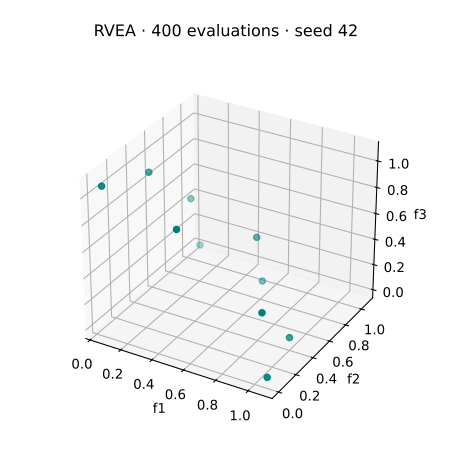

The Python source for this figure:
"""Verified VAMOS 1.0.1 lesson: rvea. See coverage-setup for dependencies."""


def execute_example(problem, algorithm, config, budget, seed=42, engine="numpy"):
    import numpy as np

    from vamos import OptimizationResult, optimize

    result = optimize(problem, algorithm=algorithm, algorithm_config=config, max_evaluations=budget, seed=seed, engine=engine)
    G = result.data.get("G")
    if getattr(problem, "n_constraints", 0) and G is None:
        raise ValueError("Declared constraints are missing from the returned result.")
    feasible_rows = np.arange(len(result.F)) if G is None else np.flatnonzero(np.all(G <= 0, axis=1))
    if len(feasible_rows):
        feasible = OptimizationResult({"X": result.X[feasible_rows], "F": result.F[feasible_rows]})
        front, local = feasible.front(return_indices=True)
        front_rows = feasible_rows[local]
    else:
        front, front_rows = np.empty((0, problem.n_obj)), np.empty(0, dtype=int)
    print(f"Algorithm: {algorithm}; encoding: {problem.encoding}; backend: {engine}; seed: {seed}")
    print(f"Returned X: {result.X.shape}; F: {result.F.shape}; result mode: population")
    print(f"Feasible rows: {len(feasible_rows)}/{len(result.F)}; feasible non-dominated rows: {len(front)}")
    print(f"Evaluations: {result.data['evaluations']}")
    return {
        "problem": problem,
        "algorithm": algorithm,
        "config": config,
        "result": result,
        "feasible_rows": feasible_rows,
        "front": front,
        "front_rows": front_rows,
    }


def run_rvea(budget=400):
    from math import comb

    from vamos.algorithms import RVEAConfig
    from vamos.problems import DTLZ2

    problem = DTLZ2(n_var=12, n_obj=3)
    partitions = 3
    population = comb(partitions + problem.n_obj - 1, problem.n_obj - 1)
    config = (
        RVEAConfig.builder()
        .pop_size(population)
        .n_partitions(partitions)
        .alpha(2.0)
        .adapt_freq(0.1)
        .crossover("sbx", prob=1.0, eta=30.0)
        .mutation("pm", prob=1.0 / problem.n_var, eta=20.0)
        .constraint_mode("feasibility")
        .result_mode("population")
        .build()
    )
    return execute_example(problem, "rvea", config, budget)


def plot_example(data, output):
    from pathlib import Path

    import matplotlib

    matplotlib.use("Agg")
    import matplotlib.pyplot as plt
    import numpy as np

    output = Path(output)
    if output.exists():
        raise FileExistsError(f"Choose a new figure filename: {output}")
    if output.suffix.lower() != ".svg":
        raise ValueError("Use an .svg output filename.")
    f = data["result"].F
    with plt.rc_context({"svg.hashsalt": "vamos-coverage", "svg.fonttype": "none"}):
        fig = plt.figure(figsize=(7, 4.5), layout="constrained")
        if f.shape[1] == 3:
            ax = fig.add_subplot(projection="3d")
            ax.scatter(*f.T, c="#007f7a", s=22)
            ax.set(xlabel="f1", ylabel="f2", zlabel="f3")
            ax.set_box_aspect((1, 1, 0.85), zoom=0.85)
        else:
            ax = fig.add_subplot()
            ax.scatter(*f.T, c="#b6bec8", s=25, label="Returned population")
            if len(data["front"]):
                ax.scatter(*data["front"].T, c="#007f7a", s=30, label="Feasible non-dominated rows")
            labels = {
                "WeldedBeamDesignProblem": ("Cost (minimize)", "Deflection proxy (minimize)"),
                "FeatureSelectionProblem": ("Validation error (minimize)", "Feature count (minimize)"),
                "HyperparameterTuningProblem": ("Validation error (minimize)", "Complexity proxy (minimize)"),
            }
            xlabel, ylabel = labels.get(type(data["problem"]).__name__, ("f1 (minimize)", "f2 (minimize)"))
            ax.set(xlabel=xlabel, ylabel=ylabel)
            ax.legend()
        if data["problem"].__class__.__name__ in {"ZDT1", "ZDT1Problem"}:
            x = np.linspace(0, 1, 101)
            ax.plot(x, 1 - np.sqrt(x), "--", c="#7c8795", label="Analytical front")
            ax.legend()
        ax.set_title(f"{data['algorithm'].upper()} · {data['result'].data['evaluations']} evaluations · seed 42")
        fig.savefig(output, metadata={"Date": None}, bbox_inches="tight", pad_inches=0.25)
        plt.close(fig)
    output.write_text("\n".join(line.rstrip() for line in output.read_text(encoding="utf-8").splitlines()) + "\n", encoding="utf-8")


def lesson_cli(function, default_budget=400):
    import argparse

    parser = argparse.ArgumentParser(description="Run a bounded VAMOS example and optionally plot its actual result.")
    parser.add_argument("--budget", type=int, default=default_budget)
    parser.add_argument("--output", help="New SVG filename; requires Matplotlib")
    args = parser.parse_args()
    data = function(budget=args.budget)
    if args.output:
        plot_example(data, args.output)


if __name__ == "__main__":
    lesson_cli(run_rvea, default_budget=400)
